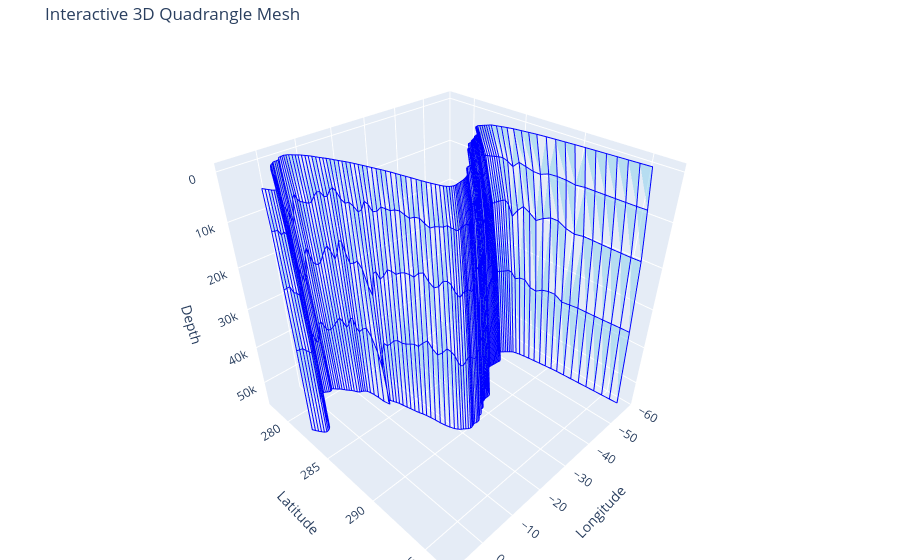

The notebook cell this image was saved under:
### Markdown cell above
Plot new mesh:

### Code cell
# Reuse the quads you already read and reordered
plot_quads_3d(reordered_quads)  # plotting reorded mesh using matplotlib

plot_quads_3d_plotly(reordered_quads)  # plotting reorded mesh using plotly (interactive)
